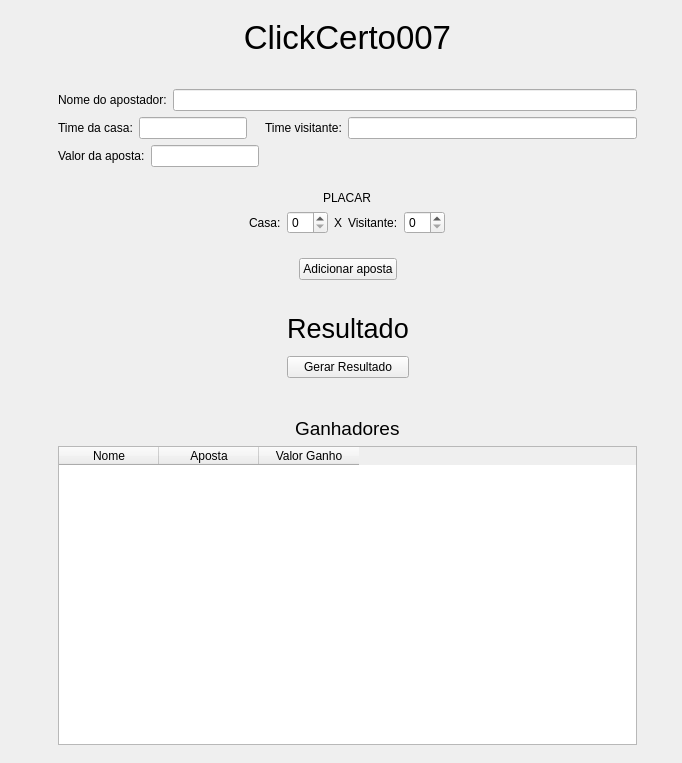
<?xml version="1.0" encoding="UTF-8"?>
<ui version="4.0">
 <class>MainWindow</class>
 <widget class="QMainWindow" name="MainWindow">
  <property name="geometry">
   <rect>
    <x>0</x>
    <y>0</y>
    <width>682</width>
    <height>763</height>
   </rect>
  </property>
  <property name="windowTitle">
   <string>MainWindow</string>
  </property>
  <widget class="QWidget" name="centralwidget">
   <widget class="QWidget" name="widget" native="true">
    <property name="geometry">
     <rect>
      <x>40</x>
      <y>10</y>
      <width>615</width>
      <height>753</height>
     </rect>
    </property>
    <layout class="QGridLayout" name="gridLayout_6">
     <item row="0" column="0">
      <widget class="QWidget" name="widget_2" native="true">
       <layout class="QVBoxLayout" name="verticalLayout_3">
        <item>
         <widget class="QLabel" name="label_15">
          <property name="font">
           <font>
            <pointsize>25</pointsize>
           </font>
          </property>
          <property name="text">
           <string>ClickCerto007</string>
          </property>
          <property name="alignment">
           <set>Qt::AlignCenter</set>
          </property>
         </widget>
        </item>
       </layout>
      </widget>
     </item>
     <item row="1" column="0">
      <widget class="QWidget" name="widget_4" native="true">
       <layout class="QGridLayout" name="gridLayout_2">
        <item row="0" column="0">
         <widget class="QWidget" name="widget_3" native="true">
          <layout class="QFormLayout" name="formLayout">
           <item row="0" column="0" colspan="2">
            <layout class="QHBoxLayout" name="horizontalLayout">
             <item>
              <widget class="QLabel" name="label">
               <property name="text">
                <string>Nome do apostador:</string>
               </property>
               <property name="scaledContents">
                <bool>false</bool>
               </property>
              </widget>
             </item>
             <item>
              <widget class="QLineEdit" name="nome_apostador"/>
             </item>
            </layout>
           </item>
           <item row="1" column="0">
            <layout class="QHBoxLayout" name="horizontalLayout_2">
             <item>
              <widget class="QLabel" name="label_2">
               <property name="text">
                <string>Time da casa:</string>
               </property>
              </widget>
             </item>
             <item>
              <widget class="QLineEdit" name="time_casa">
               <property name="toolTip">
                <string>&lt;html&gt;&lt;head/&gt;&lt;body&gt;&lt;p&gt;&lt;br/&gt;&lt;/p&gt;&lt;/body&gt;&lt;/html&gt;</string>
               </property>
               <property name="text">
                <string/>
               </property>
              </widget>
             </item>
            </layout>
           </item>
           <item row="1" column="1">
            <layout class="QHBoxLayout" name="horizontalLayout_3">
             <item>
              <widget class="QLabel" name="label_4">
               <property name="text">
                <string>Time visitante:</string>
               </property>
              </widget>
             </item>
             <item>
              <widget class="QLineEdit" name="time_visitante"/>
             </item>
            </layout>
           </item>
           <item row="2" column="0">
            <layout class="QHBoxLayout" name="horizontalLayout_4">
             <item>
              <widget class="QLabel" name="label_6">
               <property name="text">
                <string>Valor da aposta:</string>
               </property>
              </widget>
             </item>
             <item>
              <widget class="QLineEdit" name="valor_aposta"/>
             </item>
            </layout>
           </item>
          </layout>
         </widget>
        </item>
        <item row="1" column="0">
         <widget class="QWidget" name="widget_6" native="true">
          <layout class="QGridLayout" name="gridLayout">
           <item row="0" column="1">
            <widget class="QLabel" name="label_3">
             <property name="text">
              <string>PLACAR</string>
             </property>
             <property name="alignment">
              <set>Qt::AlignCenter</set>
             </property>
            </widget>
           </item>
           <item row="1" column="0">
            <spacer name="horizontalSpacer_5">
             <property name="orientation">
              <enum>Qt::Horizontal</enum>
             </property>
             <property name="sizeHint" stdset="0">
              <size>
               <width>168</width>
               <height>20</height>
              </size>
             </property>
            </spacer>
           </item>
           <item row="1" column="1">
            <layout class="QHBoxLayout" name="horizontalLayout_7">
             <item>
              <layout class="QHBoxLayout" name="horizontalLayout_5">
               <item>
                <widget class="QLabel" name="label_5">
                 <property name="text">
                  <string>Casa:</string>
                 </property>
                </widget>
               </item>
               <item>
                <widget class="QSpinBox" name="placar_casa"/>
               </item>
              </layout>
             </item>
             <item>
              <widget class="QLabel" name="label_8">
               <property name="text">
                <string>X</string>
               </property>
              </widget>
             </item>
             <item>
              <layout class="QHBoxLayout" name="horizontalLayout_6">
               <item>
                <widget class="QLabel" name="label_7">
                 <property name="text">
                  <string>Visitante:</string>
                 </property>
                </widget>
               </item>
               <item>
                <widget class="QSpinBox" name="placar_visitante"/>
               </item>
              </layout>
             </item>
            </layout>
           </item>
           <item row="1" column="2">
            <spacer name="horizontalSpacer_6">
             <property name="orientation">
              <enum>Qt::Horizontal</enum>
             </property>
             <property name="sizeHint" stdset="0">
              <size>
               <width>192</width>
               <height>20</height>
              </size>
             </property>
            </spacer>
           </item>
          </layout>
         </widget>
        </item>
        <item row="2" column="0">
         <widget class="QWidget" name="widget_7" native="true">
          <layout class="QHBoxLayout" name="horizontalLayout_8">
           <item>
            <spacer name="horizontalSpacer_3">
             <property name="orientation">
              <enum>Qt::Horizontal</enum>
             </property>
             <property name="sizeHint" stdset="0">
              <size>
               <width>40</width>
               <height>20</height>
              </size>
             </property>
            </spacer>
           </item>
           <item>
            <widget class="QPushButton" name="adicionar_aposta">
             <property name="text">
              <string>Adicionar aposta</string>
             </property>
            </widget>
           </item>
           <item>
            <spacer name="horizontalSpacer_4">
             <property name="orientation">
              <enum>Qt::Horizontal</enum>
             </property>
             <property name="sizeHint" stdset="0">
              <size>
               <width>227</width>
               <height>20</height>
              </size>
             </property>
            </spacer>
           </item>
          </layout>
         </widget>
        </item>
       </layout>
      </widget>
     </item>
     <item row="2" column="0">
      <widget class="QWidget" name="widget_8" native="true">
       <layout class="QGridLayout" name="gridLayout_5">
        <item row="2" column="1">
         <widget class="QPushButton" name="gerar_resultado">
          <property name="text">
           <string>Gerar Resultado</string>
          </property>
         </widget>
        </item>
        <item row="0" column="1">
         <widget class="QLabel" name="label_12">
          <property name="font">
           <font>
            <pointsize>20</pointsize>
           </font>
          </property>
          <property name="text">
           <string>Resultado</string>
          </property>
          <property name="alignment">
           <set>Qt::AlignCenter</set>
          </property>
         </widget>
        </item>
        <item row="2" column="0">
         <spacer name="horizontalSpacer">
          <property name="orientation">
           <enum>Qt::Horizontal</enum>
          </property>
          <property name="sizeHint" stdset="0">
           <size>
            <width>222</width>
            <height>20</height>
           </size>
          </property>
         </spacer>
        </item>
        <item row="2" column="2">
         <spacer name="horizontalSpacer_2">
          <property name="orientation">
           <enum>Qt::Horizontal</enum>
          </property>
          <property name="sizeHint" stdset="0">
           <size>
            <width>222</width>
            <height>20</height>
           </size>
          </property>
         </spacer>
        </item>
        <item row="1" column="0" colspan="3">
         <widget class="QWidget" name="widget_9" native="true">
          <property name="layoutDirection">
           <enum>Qt::LeftToRight</enum>
          </property>
          <widget class="QWidget" name="">
           <property name="geometry">
            <rect>
             <x>210</x>
             <y>10</y>
             <width>192</width>
             <height>24</height>
            </rect>
           </property>
           <layout class="QHBoxLayout" name="horizontalLayout_11">
            <item>
             <layout class="QHBoxLayout" name="horizontalLayout_9">
              <item>
               <widget class="QLabel" name="label_9">
                <property name="font">
                 <font>
                  <pointsize>12</pointsize>
                 </font>
                </property>
                <property name="text">
                 <string>Casa</string>
                </property>
               </widget>
              </item>
              <item>
               <widget class="QLineEdit" name="resultado_casa">
                <property name="maximumSize">
                 <size>
                  <width>30</width>
                  <height>16777215</height>
                 </size>
                </property>
               </widget>
              </item>
             </layout>
            </item>
            <item>
             <widget class="QLabel" name="label_10">
              <property name="font">
               <font>
                <pointsize>12</pointsize>
               </font>
              </property>
              <property name="text">
               <string>X</string>
              </property>
             </widget>
            </item>
            <item>
             <layout class="QHBoxLayout" name="horizontalLayout_10">
              <item>
               <widget class="QLineEdit" name="resultado_visitante">
                <property name="maximumSize">
                 <size>
                  <width>30</width>
                  <height>16777215</height>
                 </size>
                </property>
               </widget>
              </item>
              <item>
               <widget class="QLabel" name="label_11">
                <property name="font">
                 <font>
                  <pointsize>12</pointsize>
                 </font>
                </property>
                <property name="text">
                 <string>Visitante</string>
                </property>
               </widget>
              </item>
             </layout>
            </item>
           </layout>
          </widget>
         </widget>
        </item>
       </layout>
      </widget>
     </item>
     <item row="3" column="0">
      <widget class="QWidget" name="widget_5" native="true">
       <layout class="QGridLayout" name="gridLayout_4">
        <item row="1" column="0">
         <widget class="QWidget" name="widget_11" native="true">
          <layout class="QGridLayout" name="gridLayout_3">
           <item row="0" column="0">
            <spacer name="horizontalSpacer_7">
             <property name="orientation">
              <enum>Qt::Horizontal</enum>
             </property>
             <property name="sizeHint" stdset="0">
              <size>
               <width>221</width>
               <height>20</height>
              </size>
             </property>
            </spacer>
           </item>
           <item row="0" column="1">
            <widget class="QLabel" name="label_14">
             <property name="font">
              <font>
               <pointsize>14</pointsize>
              </font>
             </property>
             <property name="text">
              <string>Ganhadores</string>
             </property>
            </widget>
           </item>
           <item row="0" column="2">
            <spacer name="horizontalSpacer_8">
             <property name="orientation">
              <enum>Qt::Horizontal</enum>
             </property>
             <property name="sizeHint" stdset="0">
              <size>
               <width>221</width>
               <height>20</height>
              </size>
             </property>
            </spacer>
           </item>
           <item row="1" column="0" colspan="3">
            <widget class="QTableWidget" name="tableWidget">
             <column>
              <property name="text">
               <string>Nome</string>
              </property>
             </column>
             <column>
              <property name="text">
               <string>Aposta</string>
              </property>
             </column>
             <column>
              <property name="text">
               <string>Valor Ganho</string>
              </property>
             </column>
            </widget>
           </item>
          </layout>
         </widget>
        </item>
        <item row="0" column="0">
         <widget class="QWidget" name="widget_10" native="true">
          <widget class="QLabel" name="label_13">
           <property name="geometry">
            <rect>
             <x>10</x>
             <y>10</y>
             <width>184</width>
             <height>19</height>
            </rect>
           </property>
           <property name="font">
            <font>
             <pointsize>12</pointsize>
            </font>
           </property>
           <property name="text">
            <string>Quantidade de apostador:</string>
           </property>
          </widget>
          <widget class="QLineEdit" name="qtd_apostador">
           <property name="geometry">
            <rect>
             <x>200</x>
             <y>10</y>
             <width>30</width>
             <height>20</height>
            </rect>
           </property>
           <property name="maximumSize">
            <size>
             <width>30</width>
             <height>16777215</height>
            </size>
           </property>
          </widget>
         </widget>
        </item>
       </layout>
      </widget>
     </item>
    </layout>
   </widget>
  </widget>
 </widget>
 <resources/>
 <connections/>
</ui>
